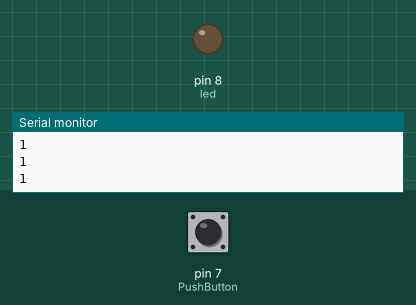
This sketch was run on a simulated Arduino Uno, built with avr-gcc and run on an emulated ATmega328P. Parts: output pins drawn as LEDs (lit = HIGH), the last lines printed to the serial monitor. Inputs (shaded band) come from the test bench; at power-on: pin 7 (PushButton) HIGH.

Above: at 1.8 s.
1.9 s: pin 7 (PushButton) pulled LOW for 0.6 s
At 2.3 s:
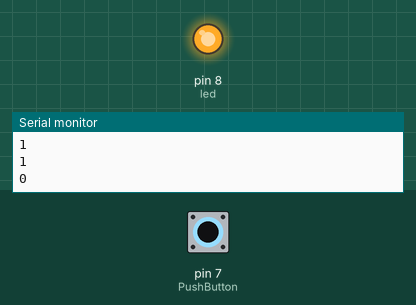
4.0 s: pin 7 (PushButton) pulled LOW for 3.2 s
At 8.9 s:
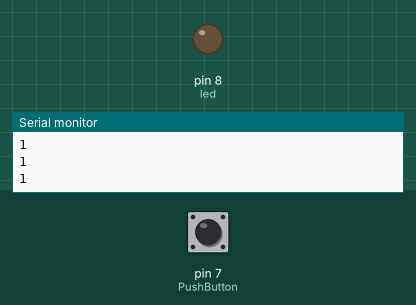
Timing chart, 0 to 10.4 s (numbered marks = the images above; inputs shaded):
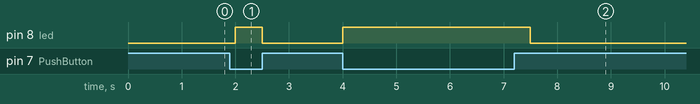

The sketch:

push_but.ino
```cpp
int PushButton = 7;
int buttonState = 0;
int led = 8;
void setup() {
  // put your setup code here, to run once:
pinMode(PushButton, INPUT_PULLUP);
pinMode (led, OUTPUT);
Serial.begin(9600);
}

void loop() {
  // put your main code here, to run repeatedly:
buttonState = digitalRead(PushButton);
Serial.println(buttonState);
if (buttonState == LOW){
 digitalWrite(led,HIGH);
  }
  else
     digitalWrite(led,LOW);
delay(500);
}
```

Measured:
- after the input at 1.9 s, pin 8 (led): LOW → HIGH after 0.10 s, → LOW 0.50 s later
- after the input at 4.0 s, pin 8 (led): LOW → HIGH at once, → LOW 3.5 s later
